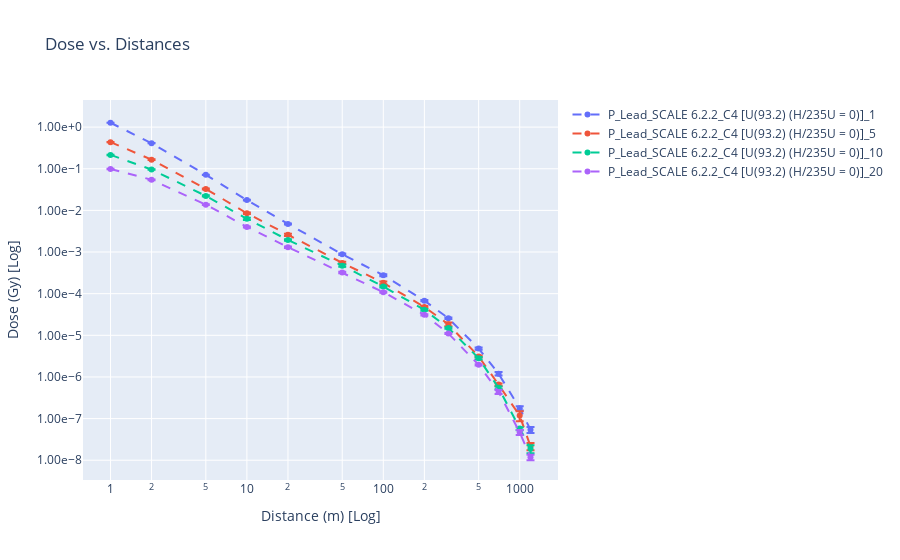

Here is the notebook cell this chart was saved with:
### Markdown cell above
---

### Code cell
# Define your filter criteria
particles = ['P']  # Example: ['N', 'P']
screens = ['Lead']  # Example: ['None','Concrete', 'Steel', 'Water', 'Lead']
cases = ['C4 [U(93.2) (H/235U = 0)]']  # Add more cases as needed [ 'C4 [U(93.2) (H/235U = 0)]' , 'C1 [U(4.95)O2F2 (H/235U = 410)]' ]
codes = ['SCALE 6.2.2']  # Example: ['MCNP 6.1', 'COG 11.2', 'SCALE 6.2.2']
thicknesses = []  # Example: [1, 5, 10, 20]
# Apply the filter and plot the data
filtered_data = filter_wall_df(data, particles, screens, cases, codes, thicknesses, plot=True)

# Display the filtered data
#filtered_data

### Figure 1 — Plotly figure (JSON) as saved in the notebook; plotly's stock layout.template omitted (floating-point values rounded to 4 significant figures)
{"data": [{"error_y": {"array": [0.003997, 0.001925, 0.0007267, 0.000286, 0.000122, 3.942e-05, 1.479e-05, 2.363e-06, 1.141e-06, 3.103e-07, 1.177e-07, 1.99e-08, 8.96e-09], "type": "data", "visible": true}, "line": {"dash": "dash"}, "mode": "lines+markers", "name": "P_Lead_SCALE 6.2.2_C4 [U(93.2) (H/235U = 0)]_1", "type": "scatter", "x": [1, 2, 5, 10, 20, 50, 100, 200, 300, 500, 700, 1000, 1200], "y": [1.273, 0.4114, 0.07139, 0.01766, 0.004726, 0.0008846, 0.000277, 6.776e-05, 2.571e-05, 4.81e-06, 1.196e-06, 1.77e-07, 5.381e-08]}, {"error_y": {"array": [0.004764, 0.003369, 0.001003, 0.0003762, 0.0001602, 3.452e-05, 1.338e-05, 2.311e-06, 1.942e-06, 1.882e-07, 4.54e-08, 3.123e-08, 4.309e-09], "type": "data", "visible": true}, "line": {"dash": "dash"}, "mode": "lines+markers", "name": "P_Lead_SCALE 6.2.2_C4 [U(93.2) (H/235U = 0)]_5", "type": "scatter", "x": [1, 2, 5, 10, 20, 50, 100, 200, 300, 500, 700, 1000, 1200], "y": [0.4355, 0.1655, 0.03272, 0.008511, 0.002598, 0.0005486, 0.000182, 4.798e-05, 1.835e-05, 3.105e-06, 6.54e-07, 1.179e-07, 2.168e-08]}, {"error_y": {"array": [0.002618, 0.001463, 0.0007417, 0.0003888, 8.937e-05, 2.828e-05, 7.288e-06, 1.916e-06, 6.685e-07, 1.978e-07, 4.33e-08, 4.71e-09, 4.056e-09], "type": "data", "visible": true}, "line": {"dash": "dash"}, "mode": "lines+markers", "name": "P_Lead_SCALE 6.2.2_C4 [U(93.2) (H/235U = 0)]_10", "type": "scatter", "x": [1, 2, 5, 10, 20, 50, 100, 200, 300, 500, 700, 1000, 1200], "y": [0.215, 0.096, 0.02227, 0.006297, 0.001947, 0.0004702, 0.0001481, 4.082e-05, 1.5e-05, 2.82e-06, 5.476e-07, 5.748e-08, 1.885e-08]}, {"error_y": {"array": [0.001231, 0.00113, 0.0003294, 0.0001169, 4.873e-05, 1.317e-05, 4.401e-06, 1.124e-06, 3.394e-07, 7.571e-08, 4.747e-08, 6.547e-09, 1.819e-09], "type": "data", "visible": true}, "line": {"dash": "dash"}, "mode": "lines+markers", "name": "P_Lead_SCALE 6.2.2_C4 [U(93.2) (H/235U = 0)]_20", "type": "scatter", "x": [1, 2, 5, 10, 20, 50, 100, 200, 300, 500, 700, 1000, 1200], "y": [0.09892, 0.05439, 0.01375, 0.004013, 0.001306, 0.0003233, 0.0001089, 3.11e-05, 1.104e-05, 1.955e-06, 4.376e-07, 4.685e-08, 1.178e-08]}], "layout": {"legend": {"title": {"text": ""}}, "showlegend": true, "title": {"text": "Dose vs. Distances"}, "xaxis": {"title": {"text": "Distance (m) [Log]"}, "type": "log"}, "yaxis": {"tickformat": ".2e", "title": {"text": "Dose (Gy) [Log]"}, "type": "log"}}}
